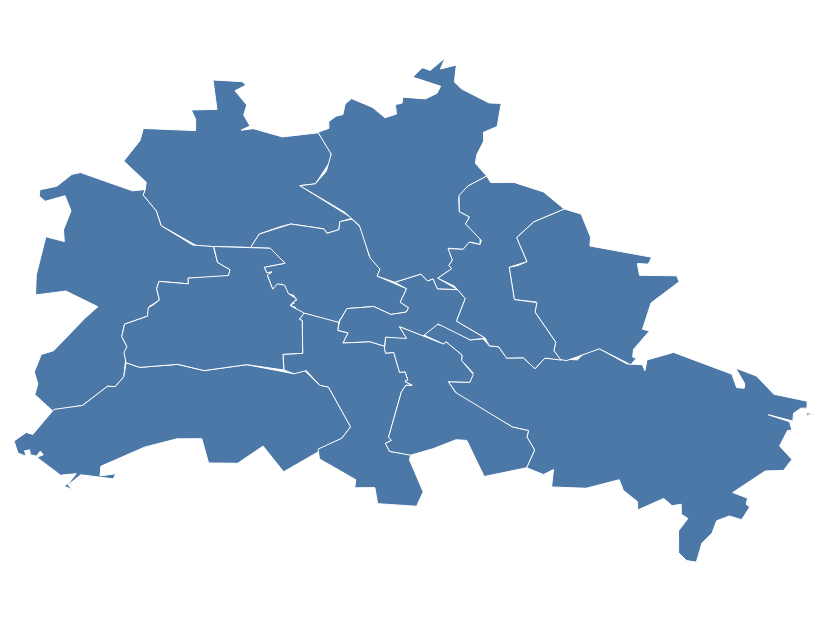

Notebook code cell kept with this figure:
### Code cell
import geopandas as gpd
import topojson 

bezirke_layer=gpd.read_file(r"..\\..\\berlin_vzaehlung\\shapes\\BerlinerBezirke.geojson")

bezirke_layer=bezirke_layer[['name','geometry']].copy()
bezirke_layer=bezirke_layer[bezirke_layer.name.notnull()].copy()
bezirke_layer.geometry=bezirke_layer.buffer(0.00001)
bezirke_layer.name=bezirke_layer.name.str.replace('ö','oe')


#krs.geometry= krs.buffer(0) #falls repair geometry notwendig\n",
bezirke_layer_tj = topojson.Topology(bezirke_layer, prequantize=False, topology=True)
bezirke_layer_tj_sim = bezirke_layer_tj.toposimplify(0.002)
bezirke_layer = bezirke_layer_tj_sim.to_gdf()
bezirke_layer.crs='epsg:4326'

bezirke=alt.Chart(bezirke_layer).mark_geoshape(stroke='white',strokeWidth=0.5).encode()
bezirke
